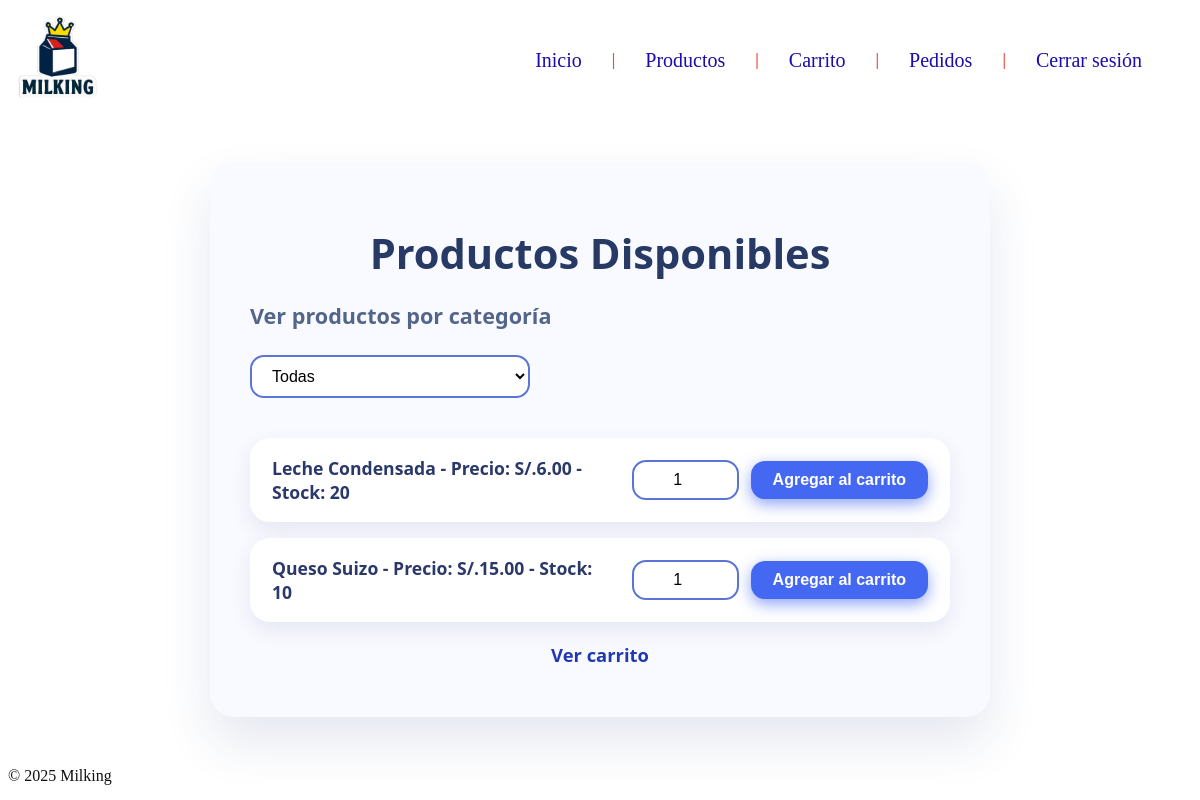
The app's page /productos/, older data.
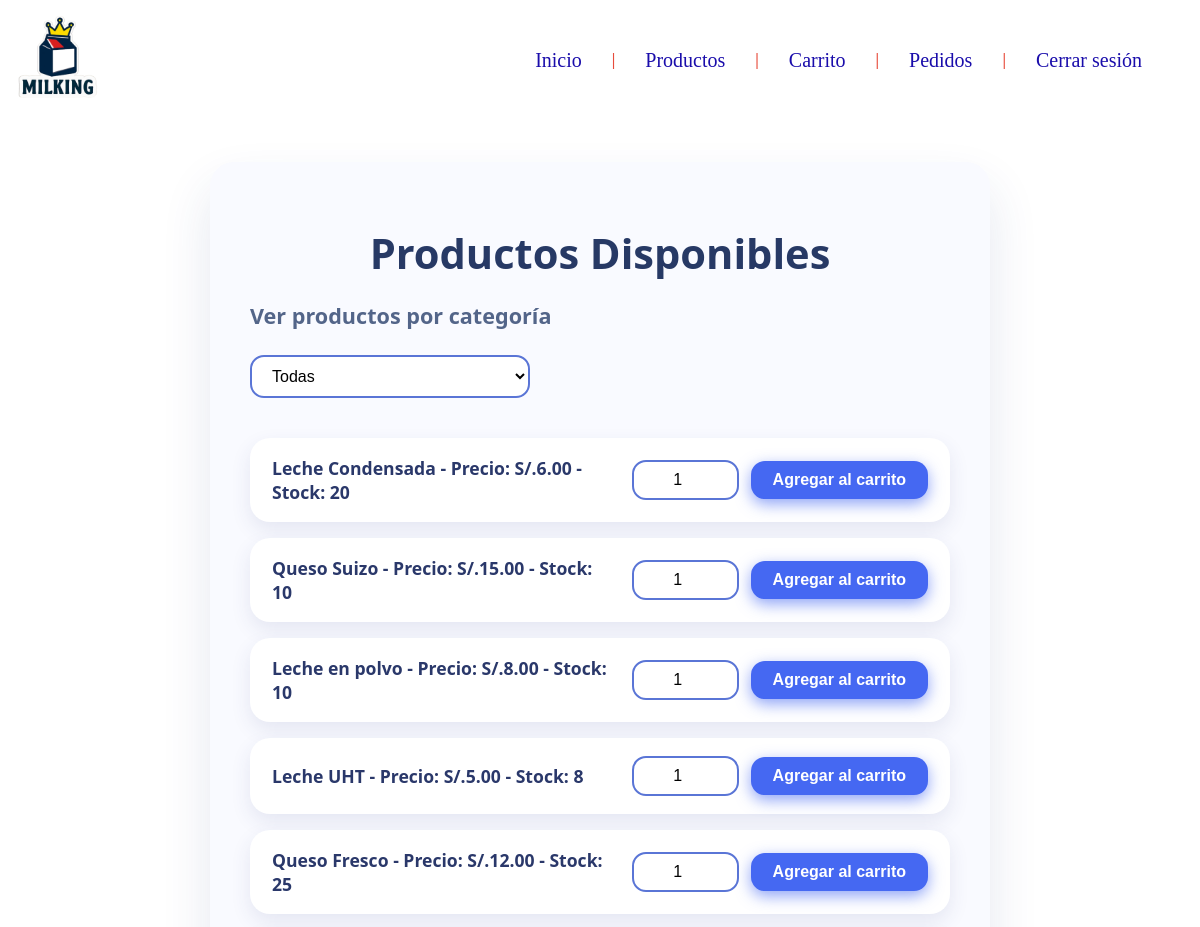
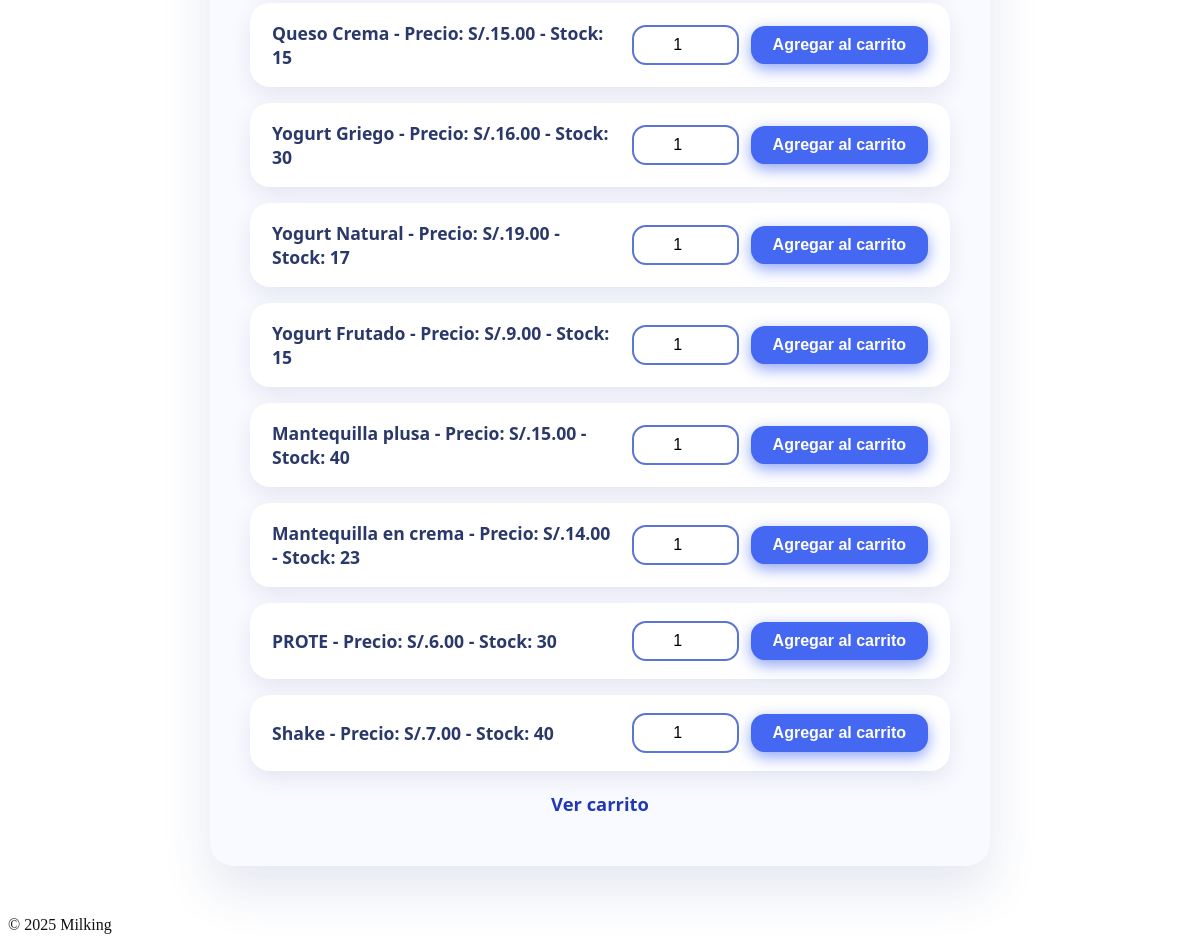
The same page, newer data (2 pictures, top to bottom).
### Cliente/producto/models.py (models this page shows, shortened)
class Producto(models.Model):
    id_producto = models.AutoField(primary_key=True)
    id_categoria = models.ForeignKey(Categoria, on_delete=models.CASCADE)
    nombre_producto = models.CharField(max_length=50)
    precio = models.DecimalField(max_digits=10, decimal_places=2)
    stock = models.IntegerField()

### Cliente/producto/Controller/productoController.py (the view)
# urls.py: path('', productoController.lista_productos, name='lista_productos'),
def lista_productos(request):
    categorias = Categoria.objects.all()
    productos = Producto.objects.filter(stock__gt=0)
    context = {
        'categorias': categorias,
        'productos': productos,
        'categoria_actual': None,  # Indica que estamos en "Todas"
    }
    return render(request, 'producto/lista_productos.html', context)

### Cliente/producto/templates/producto/lista_productos.html (shortened to what this page needs)
{% extends 'base.html' %}
{% load static %}
{% block extra_css %}
<link rel="stylesheet" href="{% static 'producto/lista_producto.css' %}">
{% endblock %}
{% block content %}
<div class="producto-lista-container">
    <h1>Productos Disponibles</h1>
    <h2>Ver productos por categoría</h2>
    <form id="categoria-form" method="get">
        <select id="categoria-select">
            <option value="{% url 'producto:lista_productos' %}"
                    {% if not categoria_actual %}selected{% endif %}>
                Todas
            </option>
        </select>
    </form>
    <ul class="product-list">
        {% for producto in productos %}
        <li>
            <span class="product-info">
                <strong>{{ producto.nombre_producto }}</strong> - Precio: S/.{{ producto.precio }} - Stock: {{ producto.stock }}
            </span>
            <form action="{% url 'producto:agregar_al_carrito' producto.id_producto %}" method="post" class="cart-form">
                <input type="number" name="cantidad" min="1" max="{{ producto.stock }}" value="1" required>
                <button type="submit" class="add-to-cart-btn">Agregar al carrito</button>
            </form>
        </li>
        {% empty %}
        <li>No hay productos disponibles.</li>
        {% endfor %}
    </ul>
    <a href="{% url 'producto:ver_carrito' %}" class="ver-carrito-link">Ver carrito</a>
</div>
{% endblock %}

### templates/base.html (shortened to what this page needs)
<!DOCTYPE html>
{% load static %}
<html lang="es">
<head>
    {% block extra_css %}{% endblock %}
    <link rel="stylesheet" href="https://cdnjs.cloudflare.com/ajax/libs/font-awesome/5.15.4/css/all.min.css">
</head>
<body class="home-bg">
    <header>
        <div>
            <img src="{% static 'inicio/logo.png' %}" alt="Milking Logo" style="height: 100px;">
        </div>
        <nav>
            <a href="{% url 'inicio' %}">Inicio</a>
            <span>|</span>
            <a href="{% url 'producto:lista_productos' %}">Productos</a>
            <span>|</span>
            <a href="{% url 'producto:ver_carrito' %}">Carrito</a>
            <span>|</span>
            <a href="{% url 'pedidos:dashboard_pedidos' %}">Pedidos</a>
            <span>|</span>
            <a href="{% url 'logout' %}">Cerrar sesión</a>
        </nav>
    </header>
    <main>
        {% block content %}
        {% endblock %}
    </main>
    <footer>
        <p>&copy; 2025 Milking</p>
    </footer>
</body>
</html>

### Cliente/producto/static/producto/lista_producto.css (style rules this page uses)
.producto-lista-container { max-width: 700px; margin: 50px auto; padding: 35px 40px 50px; background: #f9faff; border-radius: 24px; box-shadow: 0 25px 50px rgba(45, 62, 128, 0.12); font-family: 'Segoe UI', Tahoma, Geneva, Verdana, sans-serif; color: #1e2a4a; user-select: none; }
.producto-lista-container h1 { font-size: 2.6rem; font-weight: 900; color: #273965; margin-bottom: 20px; user-select: text; text-align: center; }
.producto-lista-container h2 { font-size: 1.35rem; font-weight: 700; color: #536589; margin-bottom: 25px; user-select: none; }
.producto-lista-container #categoria-form { max-width: 280px; margin-bottom: 40px; user-select: none; }
.producto-lista-container #categoria-select { width: 100%; padding: 10px 16px; font-size: 1rem; border-radius: 14px; border: 2px solid #5a75d6; background: #ffffff; cursor: pointer; transition: border-color 0.3s ease; }
.producto-lista-container ul.product-list { list-style: none; margin: 0; padding: 0; }
.producto-lista-container ul.product-list li { background: #ffffff; margin-bottom: 16px; padding: 18px 22px; border-radius: 20px; box-shadow: 0 8px 20px rgba(45, 62, 128, 0.1); display: flex; justify-content: space-between; align-items: center; transition: box-shadow 0.3s ease; }
.producto-lista-container .product-info { font-weight: 600; font-size: 1.1rem; color: #2a386a; user-select: text; flex-grow: 1; margin-right: 16px; }
.producto-lista-container form.cart-form { display: flex; align-items: center; gap: 12px; flex-shrink: 0; }
.producto-lista-container form.cart-form input[type="number"] { width: 75px; padding: 9px 14px; font-size: 1rem; border: 2.5px solid #5a75d6; border-radius: 14px; text-align: center; transition: border-color 0.3s ease; }
.producto-lista-container .add-to-cart-btn { background-color: #4568f2; color: white; padding: 10px 22px; border-radius: 14px; font-weight: 700; font-size: 1rem; cursor: pointer; border: none; box-shadow: 0 5px 15px rgba(69, 104, 242, 0.6); transition: background-color 0.3s ease, box-shadow 0.3s ease; user-select: none; }
.producto-lista-container a.ver-carrito-link { display: block; margin-top: 20px; text-align: center; font-weight: 700; font-size: 1.15rem; color: #2039b3; text-decoration: none; user-select: none; transition: color 0.3s ease; }

### templates/base.html (style rules this page uses)
body { background: #fff !important; color: #111 !important; }
a { color: #1a0dab; }
nav { display: flex; justify-content: flex-end; align-items: center; gap: 20px; margin-right: 40px; }
nav a { text-decoration: none; color: #1a0dab; font-size: 20px; margin: 0 10px; }
nav span { color: #e74c3c; font-weight: bold; }
header { display: flex; align-items: center; justify-content: space-between; }

Row changes from the older to the newer data that the page shows:
added Producto: nombre_producto "Leche en polvo", precio "8.00", stock "10"
added Producto: nombre_producto "Leche UHT", precio "5.00", stock "8"
added Producto: nombre_producto "Queso Fresco", precio "12.00", stock "25"
added Producto: nombre_producto "Queso Crema", precio "15.00", stock "15"
added Producto: nombre_producto "Yogurt Griego", precio "16.00", stock "30"
added Producto: nombre_producto "Yogurt Natural", precio "19.00", stock "17"
added Producto: nombre_producto "Yogurt Frutado", precio "9.00", stock "15"
added Producto: nombre_producto "Mantequilla plusa", precio "15.00", stock "40"
added Producto: nombre_producto "Mantequilla en crema", precio "14.00", stock "23"
added Producto: nombre_producto "PROTE", precio "6.00", stock "30"
added Producto: nombre_producto "Shake", precio "7.00", stock "40"
